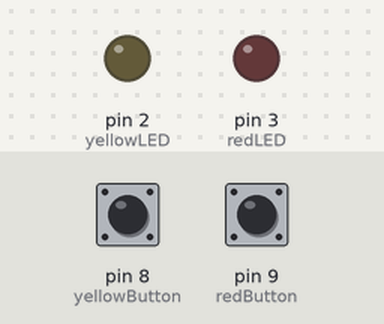
Recording of a sketch running on a simulated Arduino Uno, built with avr-gcc and run on an emulated ATmega328P. On the bench: output pins drawn as LEDs (lit = HIGH). The test bench sets the inputs (shaded band); at power-on: pin 8 (yellowButton) HIGH, pin 9 (redButton) LOW.

Above: at 1.2 s.
1.3 s: pin 8 (yellowButton) pulled LOW for 0.15 s
At 1.37 s:
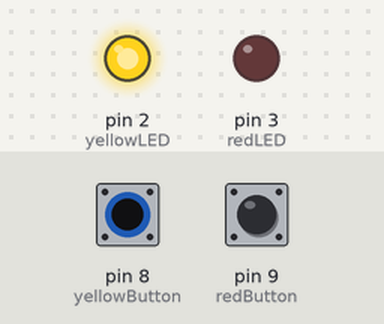
2.9 s: pin 9 (redButton) pulled HIGH for 0.15 s
At 2.97 s:
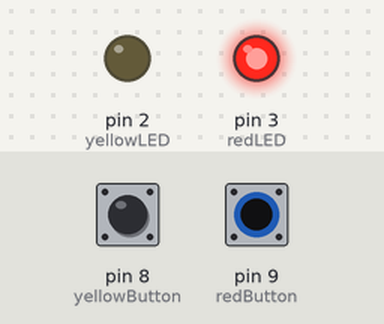
4.5 s: pin 9 (redButton) pulled HIGH for 3.2 s
At 8.3 s:
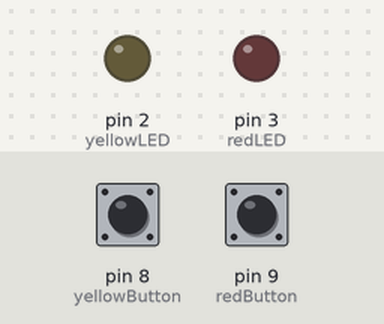
9.2 s: pin 8 (yellowButton) pulled LOW for 3.2 s
At 10.6 s:
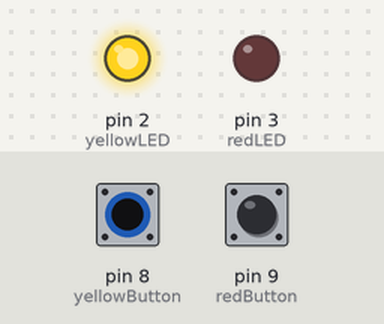
13.9 s: pin 8 (yellowButton) driven LOW and pin 9 (redButton) driven HIGH
At 14.2 s:
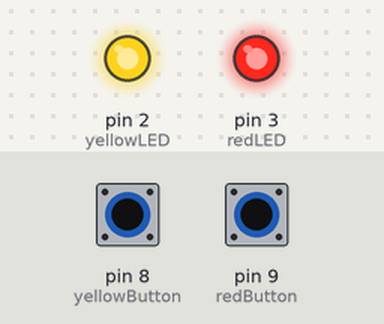
Timing chart, 0 to 16.4 s (numbered marks = the images above; inputs shaded):
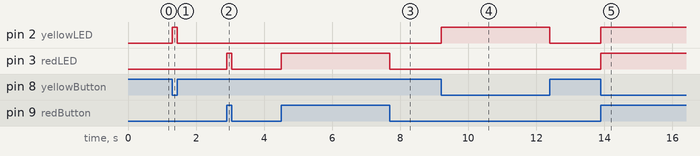

Measured:
- after the input at 1.3 s, pin 2 (yellowLED): LOW → HIGH at once, → LOW 0.15 s later
- after the input at 2.9 s, pin 3 (redLED): LOW → HIGH at once, → LOW 0.15 s later
- after the input at 4.5 s, pin 3 (redLED): LOW → HIGH at once, → LOW 3.2 s later
- after the input at 9.2 s, pin 2 (yellowLED): LOW → HIGH at once, → LOW 3.2 s later
- after the input at 13.9 s, pin 2 (yellowLED), pin 3 (redLED): LOW → HIGH at once

The sketch:

pullup-pulldown-button.ino
```cpp
int redButton = 9;    // Pull-down direnci ile bağlanmış buton
int yellowButton = 8; // Pull-up direnci ile bağlanmış buton
int redLED = 3;       // Kırmızı LED (pull-down butona bağlı)
int yellowLED = 2;    // Sarı LED (pull-up butona bağlı)

// Amaç: Pull-down ve pull-up dirençlerle yapılan butonların çalışma mantığını göstermek
// Pull-down: Butona basılmadan Arduino pini GND'ye bağlı olduğu için LOW (0V) okunur.
//            Butona basılınca Arduino pinine 5V (HIGH) gelir.
// Pull-up: Butona basılmadan Arduino pini dahili pull-up direnci sayesinde 5V (HIGH) okunur.
//          Butona basılınca pin GND'ye çekildiği için LOW (0V) okunur.

void setup() {
  pinMode(redButton, INPUT);           // Pull-down direnci kullanılan buton pini
  pinMode(yellowButton, INPUT_PULLUP); // Dahili pull-up direnci kullanılan buton pini
  pinMode(redLED, OUTPUT);             // Kırmızı LED çıkışı
  pinMode(yellowLED, OUTPUT);          // Sarı LED çıkışı
}

void loop() {
  int redButton_state = digitalRead(redButton);
  int yellowButton_state = digitalRead(yellowButton);

  // Kırmızı buton: Basılınca HIGH olur, o zaman LED yanar
  if (redButton_state == HIGH) {
    digitalWrite(redLED, HIGH);
  } else {
    digitalWrite(redLED, LOW);
  }

  // Sarı buton: INPUT_PULLUP olduğu için basılmadığında HIGH, basılınca LOW olur
  // Basılınca LED yanacak şekilde ayarlanmıştır
  if (yellowButton_state == HIGH) {
    digitalWrite(yellowLED, LOW); // Butona basılmadığında LED kapalı
  } else {
    digitalWrite(yellowLED, HIGH); // Butona basılınca LED açık
  }
}
```
